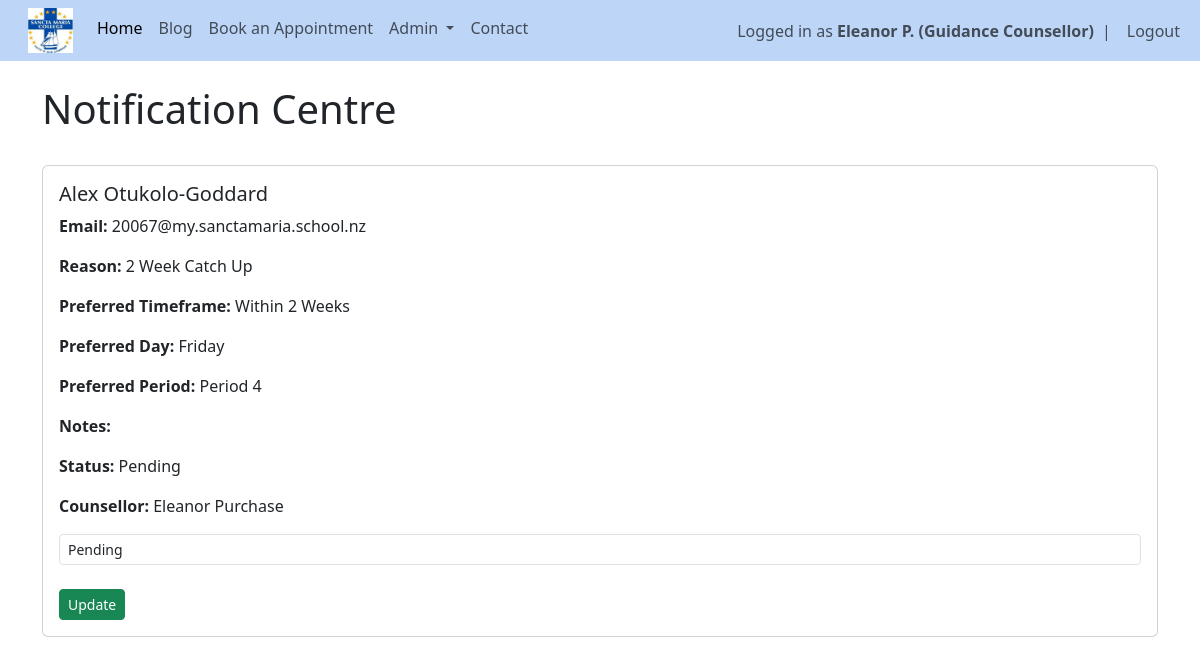
/notifications (signed in), run on the app's committed database.
### website/models.py (models this page shows)
class User(db.Model, UserMixin):
    id = db.Column(db.Integer, primary_key=True)
    email = db.Column(db.String(150), unique=True)
    fname = db.Column(db.String(20))
    lname = db.Column(db.String(20))
    username = db.Column(db.String(150), unique=True)
    role = db.Column(db.String(150))
    password = db.Column(db.String(150))
    date_created = db.Column(db.DateTime(timezone=True), default=func.now())
    posts = db.relationship('Post', backref='user', passive_deletes=True)
    comments = db.relationship('Comment', backref='user', passive_deletes=True)
    likes = db.relationship('Like', backref='user', passive_deletes=True)
    appointments = db.relationship('Appointment', foreign_keys="Appointment.counsellor_id", back_populates="counsellor")

class Appointment(db.Model):
    id = db.Column(db.Integer, primary_key=True)
    student_id = db.Column(db.Integer, db.ForeignKey('user.id'), nullable=False)
    counsellor_id = db.Column(db.Integer, db.ForeignKey('user.id'), nullable=True)
    reason = db.Column(db.String(200))
    urgency = db.Column(db.String(50))
    preferred_day = db.Column(db.String(20))
    preferred_period = db.Column(db.String(20))
    notes = db.Column(db.Text)
    status = db.Column(db.String(50), default="Pending")
    date_created = db.Column(db.DateTime(timezone=True), default=func.now())
    student = db.relationship('User', foreign_keys=[student_id])
    counsellor = db.relationship('User', foreign_keys=[counsellor_id], back_populates="appointments")

### website/views.py (the view)
@views.route("/notifications")
@login_required
def notifications():
    if current_user.role != "Guidance Counsellor":
        flash("Access Denied", category="error")
        return redirect(url_for("views.home"))
    appointments = Appointment.query.filter((Appointment.counsellor_id == current_user.id) | (Appointment.counsellor_id == None)
                                            ).order_by(Appointment.date_created.desc()).all()
    return render_template("notifications.html", user=current_user, appointments=appointments)

### website/__init__.py (called while the page is built)
def create_app():
    app = Flask(__name__)
    app.config['SECRET_KEY'] = "DQiAlMIU5u5eeLDw4KPMHx4d"
    app.config['SQLALCHEMY_DATABASE_URI'] = f'sqlite:///{DB_NAME}'
    db.init_app(app)
    from .views import views
    from .auth import auth
    app.register_blueprint(views, url_prefix="/")
    app.register_blueprint(auth, url_prefix="/")
    from .models import User, Post
    with app.app_context():
        db.create_all()
    login_manager = LoginManager()
    login_manager.login_view = "auth.login"
    login_manager.init_app(app)
    @login_manager.user_loader
    def load_user(id):
        return User.query.get(int(id))
    return app

### website/templates/notifications.html (shortened to what this page needs)
{% extends "template.html"%} {% block title %} Notification Centre {% endblock %}
{% block content%}
<br/>
<h1>{% block header %} Notification Centre {% endblock %}</h1>
<br/>
{% for appointment in appointments %}
<div class="card mb-3">
    <div class="card-body">
        <h5>{{ appointment.student.fname }} {{ appointment.student.lname }}</h5>
        <p>
            <b>Email:</b>
            {{ appointment.student.email }}
        </p>
        <p><b>Reason:</b> {{ appointment.reason }}</p>
        <p><b>Preferred Timeframe:</b> {{ appointment.urgency }}</p>
        <p><b>Preferred Day:</b> {{ appointment.preferred_day }}</p>
        <p><b>Preferred Period:</b> {{ appointment.preferred_period }}</p>
        <p><b>Notes:</b> {{ appointment.notes }}</p>
        <p>
            <b>Status:</b> {{ appointment.status }}
        </p>
        <p>
            <b>Counsellor:</b>
            {% if appointment.counsellor %}
                {{ appointment.counsellor.fname }} {{ appointment.counsellor.lname }}
            {% else %}
                <em>Unassigned</em>
            {% endif %}
        </p>
        {% if appointment.counsellor_id == current_user.id %}
        <form method="POST" action="/update-appointment-status/{{ appointment.id }}">
            <select name="status" class="form-control form-control-sm">
                <option value="Pending">Pending</option>
            </select>
            <br/>
            <button class="btn btn-success btn-sm">Update</button>
        </form>
        {% endif %}
    </div>
</div>
{% endfor %}
{% endblock %}

### website/templates/template.html (shortened to what this page needs)
<!DOCTYPE html>
<html>
    <head>
        <link href="https://cdn.jsdelivr.net/npm/bootstrap@5.3.8/dist/css/bootstrap.min.css" rel="stylesheet">
        <link rel="stylesheet" type="text/css" href="{{ url_for('static', filename='main.css') }}">
    </head>
    <body>
        <nav class="navbar navbar-expand-lg">
            <div class="container-fluid">
              <div class="collapse navbar-collapse" id="navbarSupportedContent">
                <ul class="navbar-nav me-auto mb-2 mb-lg-0">
                  <li class="nav-item">
                      <a class="navbar-brand" href="/home">
                          <img src="{{ url_for('static', filename='img/schoollogo.jpg') }}" width="45px" height="45px">
                      </a>
                  </li>
                  <li class="nav-item">
                      <a class="nav-link active" href="/home">Home</a>
                  </li>
                  {% if user.is_authenticated %}
                  <li class="nav-item">
                    <a class="nav-link" href="/blog">Blog</a>
                  </li>
                  <li class="nav-item">
                      <a class="nav-link" href="/book-appointment">Book an Appointment</a>
                  </li>
                  {% if current_user.role == "Guidance Counsellor" %}
                  <li class="nav-item dropdown">
                      <a class="nav-link dropdown-toggle" href="#" role="button"
                          data-bs-toggle="dropdown">
                          Admin
                      </a>
                  </li>
                  {% endif %}
                  {% endif %}
                  <li class="nav-item">
                      <a class="nav-link" href="/contact">Contact</a>
                  </li>
                </ul>
                <ul class="navbar-nav ms-auto align-items-center">
                {% if user.is_authenticated %}
                <li class="nav-item">
                    <span class="navbar-text">
                        Logged in as <strong>{{ user.fname }} {{ user.lname[0] }}. ({{ user.role }})</strong>
                    </span>
                </li>
                <li class="nav-item mx-2">
                    <span class="navbar-text">|</span>
                </li>
                <li class="nav-item">
                    <a class="nav-link py-0" href="/logout">Logout</a>
                </li>
                {% endif %}
                </ul>
              </div>
            </div>
          </nav>
        <div class="container">{% block content %} {% endblock %}</div>
      </body>
</html>

### website/static/main.css (style rules this page uses)
nav { background-color: #bdd6f7; }

### data on the page
User: fname "Eleanor", lname "P", role "Guidance Counsellor"
Appointment: student.fname "Alex", student.lname "Otukolo-Goddard", student.email "20067@my.sanctamaria.school.nz", reason "2 Week Catch Up", urgency "Within 2 Weeks", preferred_day "Friday", preferred_period "Period 4", status "Pending", counsellor.fname "Eleanor", counsellor.lname "Purchase"
